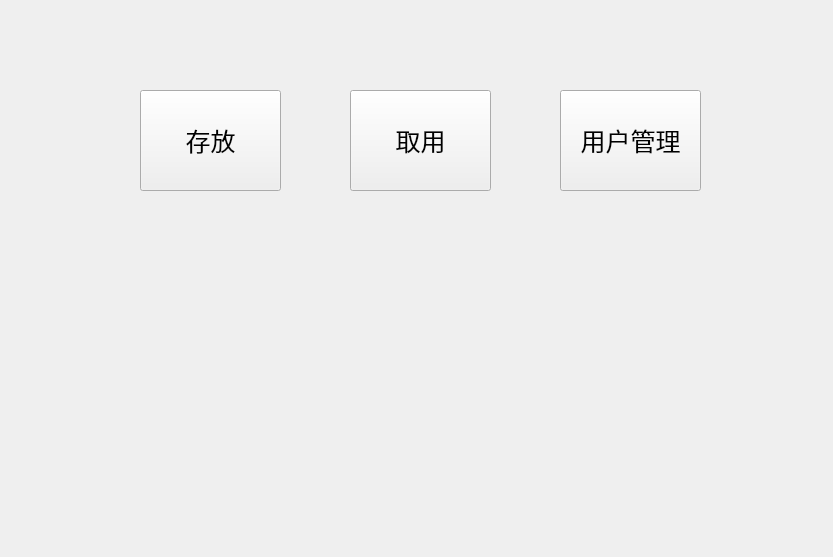
<?xml version="1.0" encoding="UTF-8"?>
<ui version="4.0">
 <class>StandbyWidget</class>
 <widget class="QWidget" name="StandbyWidget">
  <property name="geometry">
   <rect>
    <x>0</x>
    <y>0</y>
    <width>833</width>
    <height>557</height>
   </rect>
  </property>
  <property name="windowTitle">
   <string>Form</string>
  </property>
  <widget class="QPushButton" name="cun">
   <property name="geometry">
    <rect>
     <x>140</x>
     <y>90</y>
     <width>141</width>
     <height>101</height>
    </rect>
   </property>
   <property name="font">
    <font>
     <pointsize>19</pointsize>
    </font>
   </property>
   <property name="text">
    <string>存放</string>
   </property>
  </widget>
  <widget class="QPushButton" name="qu">
   <property name="geometry">
    <rect>
     <x>350</x>
     <y>90</y>
     <width>141</width>
     <height>101</height>
    </rect>
   </property>
   <property name="font">
    <font>
     <pointsize>19</pointsize>
    </font>
   </property>
   <property name="text">
    <string>取用</string>
   </property>
  </widget>
  <widget class="QPushButton" name="user_manage">
   <property name="geometry">
    <rect>
     <x>560</x>
     <y>90</y>
     <width>141</width>
     <height>101</height>
    </rect>
   </property>
   <property name="font">
    <font>
     <pointsize>19</pointsize>
    </font>
   </property>
   <property name="text">
    <string>用户管理</string>
   </property>
  </widget>
 </widget>
 <resources/>
 <connections/>
</ui>
